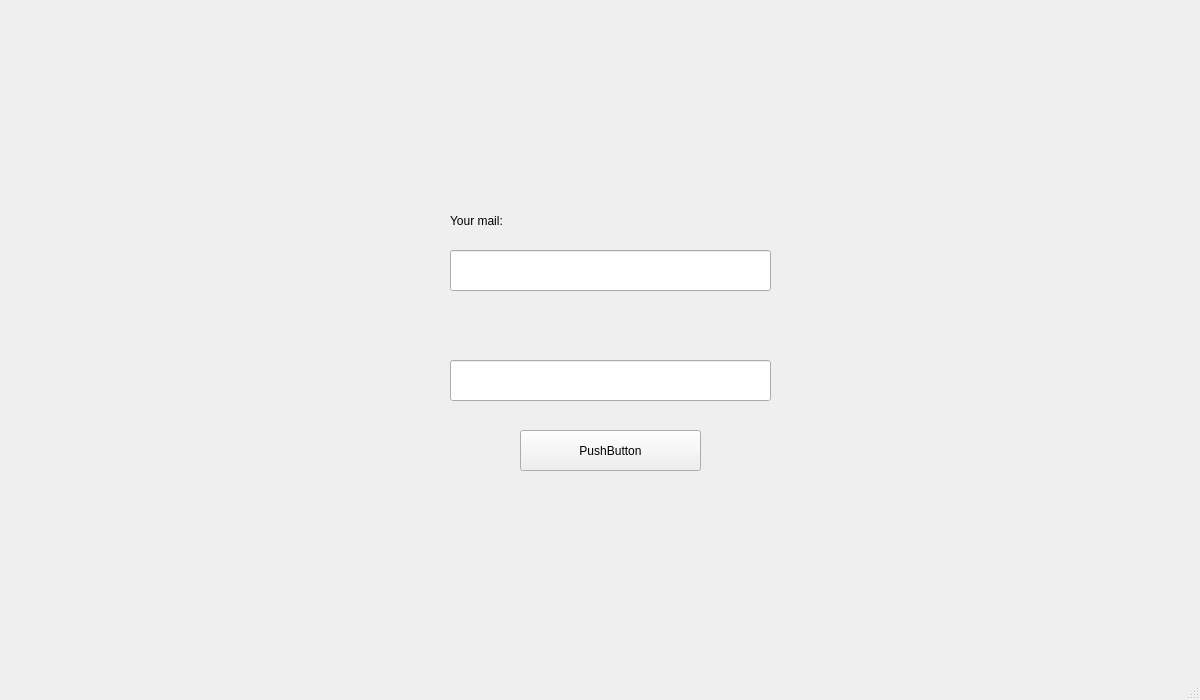
<?xml version="1.0" encoding="UTF-8"?>
<ui version="4.0">
 <class>TitleWindow</class>
 <widget class="QMainWindow" name="TitleWindow">
  <property name="geometry">
   <rect>
    <x>0</x>
    <y>0</y>
    <width>1200</width>
    <height>700</height>
   </rect>
  </property>
  <property name="windowTitle">
   <string>MainWindow</string>
  </property>
  <widget class="QWidget" name="centralwidget">
   <widget class="QLabel" name="titlescreen">
    <property name="geometry">
     <rect>
      <x>0</x>
      <y>-10</y>
      <width>1211</width>
      <height>721</height>
     </rect>
    </property>
    <property name="text">
     <string/>
    </property>
    <property name="pixmap">
     <pixmap>design/title screen.png</pixmap>
    </property>
   </widget>
   <widget class="QLineEdit" name="lineEdit">
    <property name="geometry">
     <rect>
      <x>450</x>
      <y>250</y>
      <width>321</width>
      <height>41</height>
     </rect>
    </property>
    <property name="font">
     <font>
      <pointsize>15</pointsize>
     </font>
    </property>
    <property name="text">
     <string/>
    </property>
   </widget>
   <widget class="QLineEdit" name="lineEdit_2">
    <property name="geometry">
     <rect>
      <x>450</x>
      <y>360</y>
      <width>321</width>
      <height>41</height>
     </rect>
    </property>
    <property name="font">
     <font>
      <pointsize>15</pointsize>
     </font>
    </property>
    <property name="text">
     <string/>
    </property>
    <property name="echoMode">
     <enum>QLineEdit::Password</enum>
    </property>
   </widget>
   <widget class="QLabel" name="label">
    <property name="geometry">
     <rect>
      <x>450</x>
      <y>210</y>
      <width>111</width>
      <height>21</height>
     </rect>
    </property>
    <property name="autoFillBackground">
     <bool>false</bool>
    </property>
    <property name="text">
     <string>Your mail:</string>
    </property>
   </widget>
   <widget class="QPushButton" name="pushButton">
    <property name="geometry">
     <rect>
      <x>520</x>
      <y>430</y>
      <width>181</width>
      <height>41</height>
     </rect>
    </property>
    <property name="text">
     <string>PushButton</string>
    </property>
   </widget>
  </widget>
  <widget class="QMenuBar" name="menubar">
   <property name="geometry">
    <rect>
     <x>0</x>
     <y>0</y>
     <width>1200</width>
     <height>21</height>
    </rect>
   </property>
  </widget>
  <widget class="QStatusBar" name="statusbar"/>
 </widget>
 <resources/>
 <connections/>
</ui>
